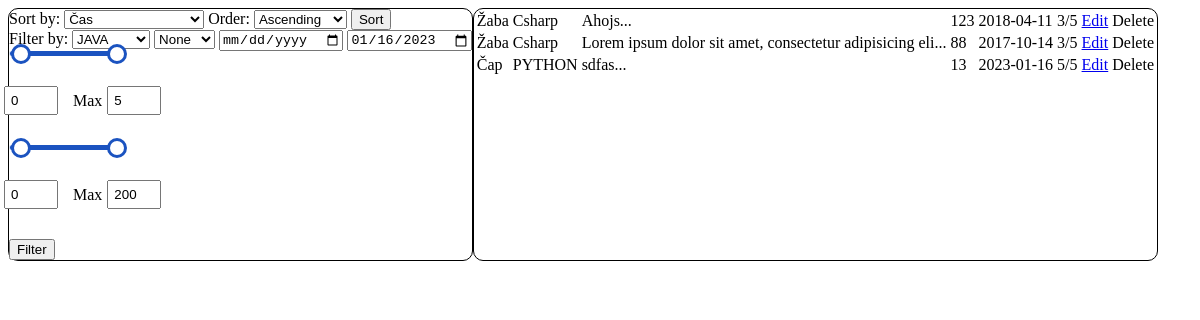
Page /app on the committed database.
### tables this page shows
CREATE TABLE records (id INTEGER PRIMARY KEY AUTOINCREMENT, dates DATE NOT NULL, timeInMinutes INT NOT NULL, programmingLang TEXT NOT NULL, rating INT NOT NULL, description TEXT NOT NULL, programmer TEXT NOT NULL, programmerId INT NOT NULL);

### app.py (the view)
@app.route('/app', methods=["GET", "POST"])
def app_wind():
    conn = db.get_db_connection()
    programmers = conn.execute("SELECT * FROM users").fetchall()
    conn.close()
    return render_template('records.html', texts=sorting.pre_sort(None, None, None, None,
                                                                  None, None), defs=proglangs, programmers=programmers)

### db.py (called while the page is built)
def get_db_connection():  # napojení se na databázi
    conn = sqlite3.connect(databasePath)
    conn.row_factory = sqlite3.Row
    return conn

### templates/records.html (shortened to what this page needs)
<!DOCTYPE html>
<html lang="en">
<head>
    <link rel="stylesheet" href="{{ url_for('static', filename='css/jquery-ui.css') }}">
    <link rel="stylesheet" href="{{ url_for('static', filename='css/rangeSlider.css') }}">
    <link rel="stylesheet" href="{{ url_for('static', filename='css/records.css') }}">
</head>
<body>
<div id="sort-filter">
    <form method="GET" id="sort-form">
    <label for="sort_field">Sort by:</label>
    <select name="sort_field" id="sort_field">
        <option value="timeInMinutes">Čas</option>
    </select>
    <label for="sort_order">Order:</label>
    <select name="sort_order" id="sort_order">
        <option value="asc">Ascending</option>
    </select>
    <button type="submit">Sort</button>
</form>
<form method="GET" id="filter-form">
    <label for="filter_rating">Filter by:</label>
    <select name="filter_programmingLangs" id="filter_programmingLangs">
        {% for def in defs %}
            <option id="option_{{ def.progLangs }}"
                    value="{{ def.progLangs }}">{{ def.progLangs }}</option>
        {% endfor %}
    </select>
    <select name="filter_programmers" id="filter_programmers">
        <option id="option_None" value="None">None</option>
    </select>
    <input type="date" name="filter_min_date" id="filter_min_date">
    <input type="date" name="filter_max_date" id="filter_max_date">
    {% include 'customElements/slider.html' %}
    <button type="submit">Filter</button>
</form>
</div>
<div id="table">
    {% include 'table_records.html' %}
</div>
</body>
</html>

### templates/customElements/slider.html (shortened to what this page needs)
<div class="range">
    <div class="range-slider">
        <span class="range-selected"></span>
    </div>
    <div class="range-price">
        <input type="number" name="min" id="min_rating" value="0" max="5" min="0">
        <label for="max">Max</label>
        <input type="number" name="max" id="max_rating" value="5" max="5" min="0">
    </div>
</div>
<div class="range">
    <div class="range-slider">
        <span class="range-selected"></span>
    </div>
    <div class="range-price">
        <input type="number" name="min" id="min_time" value="0" max="200" min="0">
        <label for="max">Max</label>
        <input type="number" name="max" id="max_time" value="200" max="200" min="0">
    </div>
</div>

### templates/table_records.html (shortened to what this page needs)
{% block recordsTable %}
    <table>
        {% for text in texts %}
            <tr>
                <td>{{ text.programmer }}</td>
                <td>{{ text.programmingLang }}</td>
                <td class="table_description">{{ text.description }}</td>
                <td>{{ text.timeInMinutes }}</td>
                <td>{{ text.dates }}</td>
                <td>{{ text.rating }}/5</td>
                <td><a href="/app/{{ text.id }}/edit/">Edit</a></td>
                <td><a onclick="deleteModal({{ text.id }})">Delete</a></td>
            </tr>
        {% endfor %}
    </table>
{% endblock %}

### static/css/rangeSlider.css (style rules this page uses)
.range { width: 25%; }
.range-slider { height: 5px; position: relative; background-color: #e1e9f6; border-radius: 2px; }
.range-selected { height: 100%; left: 1%; right: 0%; position: absolute; border-radius: 5px; background-color: #1b53c0; }
.range-price { margin: 30px 0; width: 100%; display: flex; justify-content: center; align-items: center; }
.range-price label { margin-right: 5px; }
.range-price input { width: 40px; padding: 5px; }
.range-price input:first-of-type { margin-right: 15px; }

### static/css/records.css (style rules this page uses)
#table { display: flex; flex-direction: column; border: 1px solid black; border-radius: 10px; }
#sort-filter { display: flex; flex-direction: column; border: 1px solid black; border-radius: 10px; }
body { display: flex; flex-direction: row; }

### rows in the picture
records: programmer "Žaba", programmingLang "Csharp", timeInMinutes "123", dates "2018-04-11", rating "3"
records: programmer "Žaba", programmingLang "Csharp", timeInMinutes "88", dates "2017-10-14", rating "3"
records: programmer "Čap", programmingLang "PYTHON", timeInMinutes "13", dates "2023-01-16", rating "5"

### other values in the picture
form field filter_programmingLangs "JAVA"
